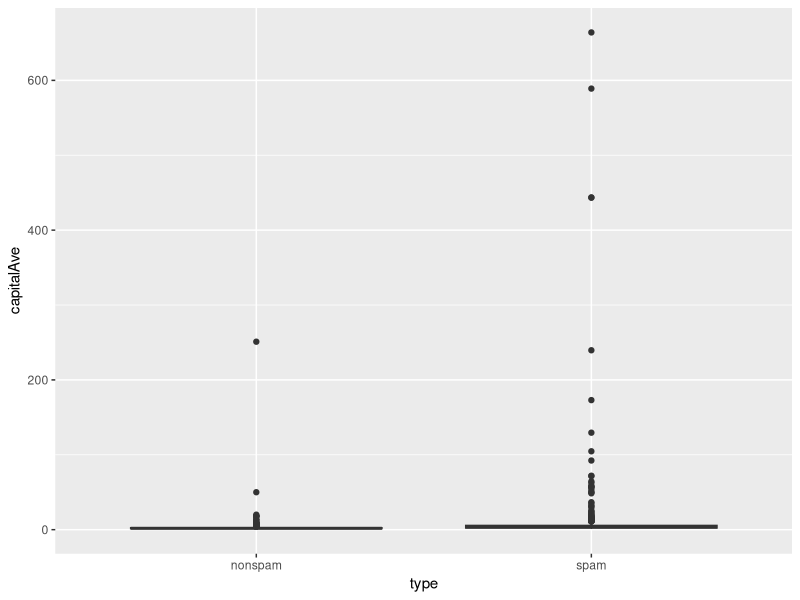
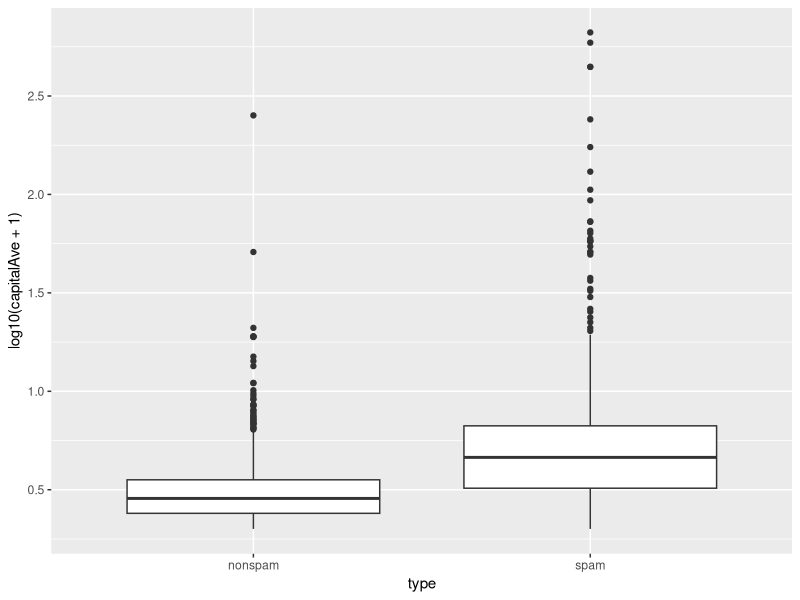
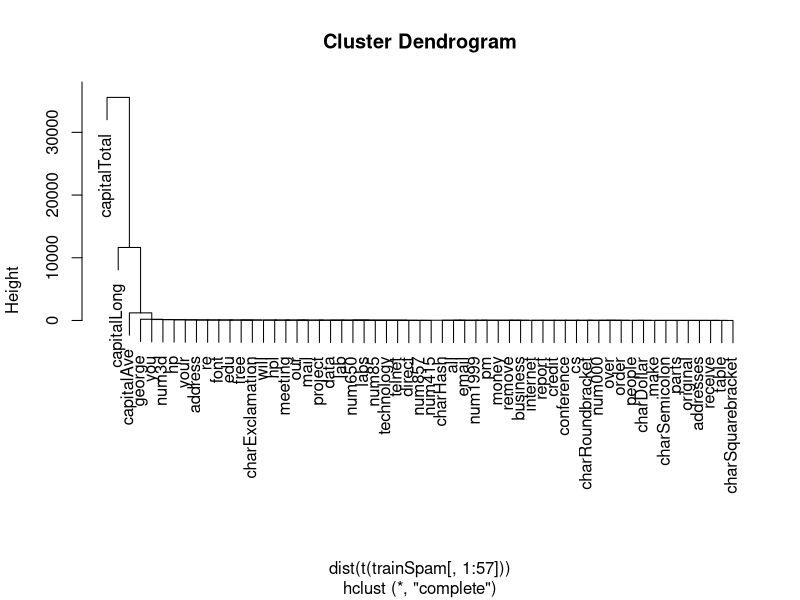
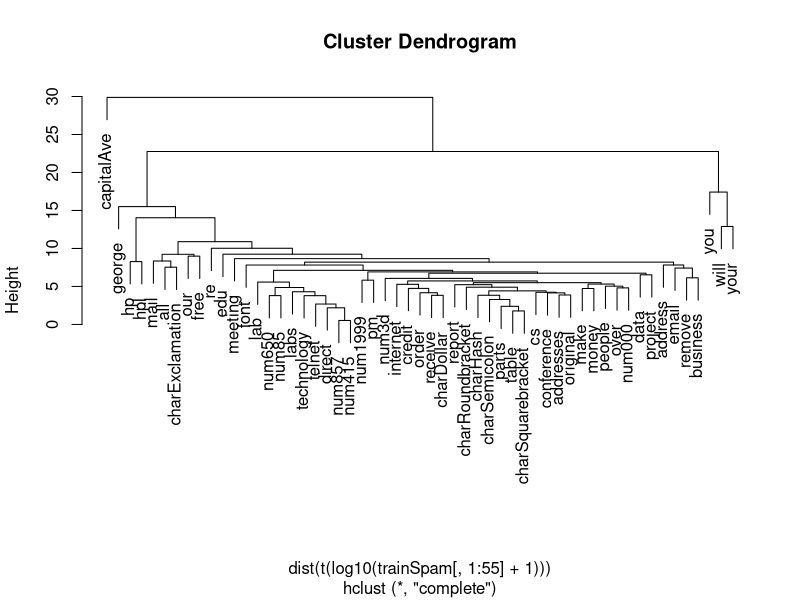

Write the R code that produced these figures, in order. (Note: this script raises an error after producing the figures.)
## ---- chunk 1
knitr::opts_chunk$set(echo = TRUE)
## ---- chunk 2
library(kernlab)
data(spam)

# splitting data into train and test sets
set.seed(3435)
trainIndicator <- rbinom(4601, size = 1, prob = 0.5)
table(trainIndicator)

trainSpam <- spam[trainIndicator == 1, ]
testSpam <- spam[trainIndicator == 0, ]
## ---- chunk 3
names(trainSpam)
head(trainSpam)
table(trainSpam$type)

library(ggplot2)
ggplot(trainSpam, aes(x = type, y = capitalAve)) + 
  geom_boxplot()

ggplot(trainSpam, aes(x = type, y = log10(capitalAve + 1))) + # added 1 because of all the zeros 
  geom_boxplot() + 
  scale_y_continuous(breaks = seq(0, 5, by = 0.5))
## ---- chunk 4
# cluster dendrogram
hCluster <- hclust(dist(t(trainSpam[, 1:57])))
plot(hCluster)

hClusterUpdated <- hclust(dist(t(log10(trainSpam[, 1:55] + 1))))
plot(hClusterUpdated)
## ---- chunk 5
trainSpam$numType <- as.numeric(trainSpam$type) - 1 # converting response to 1s and 0s 
costFunction <- function(x, y) sum(x != (y > 0.5)) # for use in cv.glm
cvError <- rep(NA, 55)

library(boot) # for cv.glm function
for (i in 1:55) {
  lmFormula <- reformulate(names(trainSpam)[i], response = "numType")
  glmFit <- glm(lmFormula, family = "binomial", data = trainSpam)
  cvError[i] <- cv.glm(trainSpam, glmFit, costFunction, k = 2)$delta[2]
}

names(trainSpam)[which.min(cvError)] # predictor with the minimum cv error
## ---- chunk 6
predictionModel <- glm(numType ~ charDollar, family = "binomial", data = trainSpam) # using best model 
predictionTest <- predict(predictionModel, testSpam) # getting predictions from test set
predictedSpam <- rep("nonSpam", nrow(testSpam))
predictedSpam[predictionModel$fitted > 0.5] <- "Spam" # classify as spam for those with pr > 0.5

# classification table
table(predictedSpam, testSpam$type)
# error rate
(61 + 458) / (1346 + 458 + 61 + 449)
